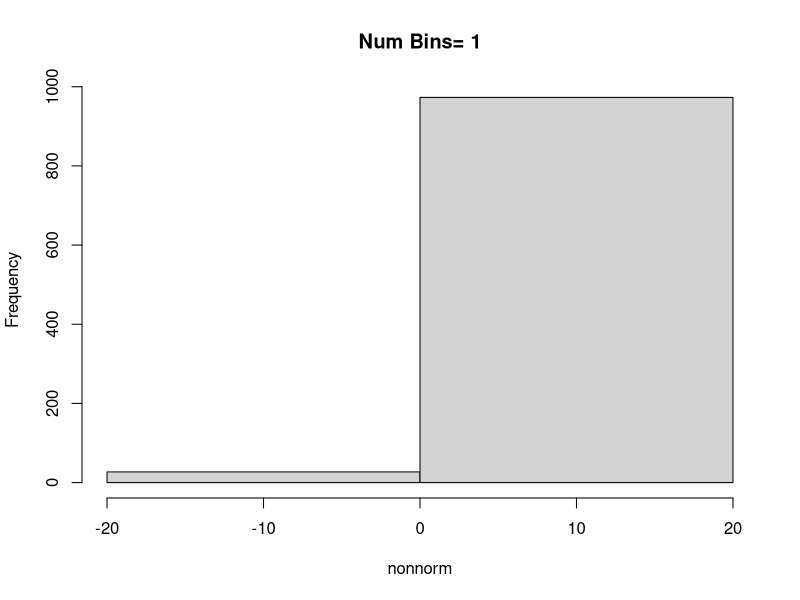
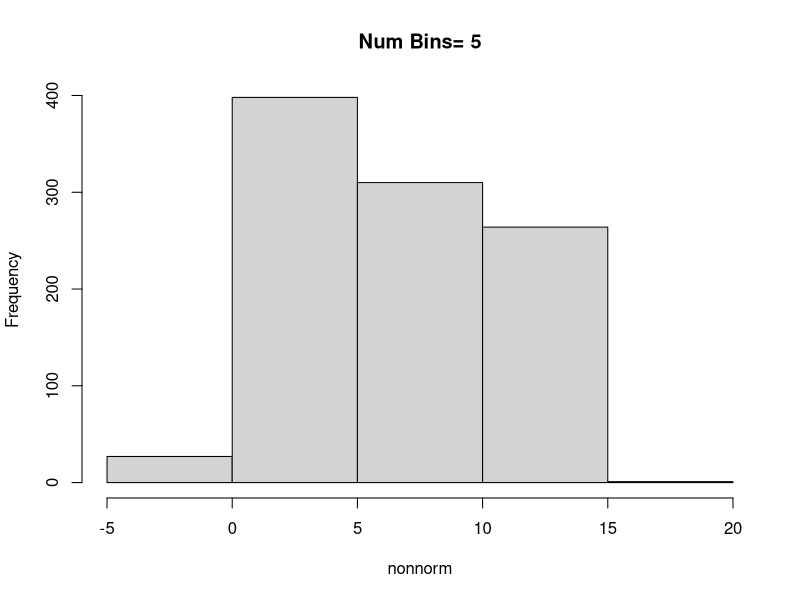
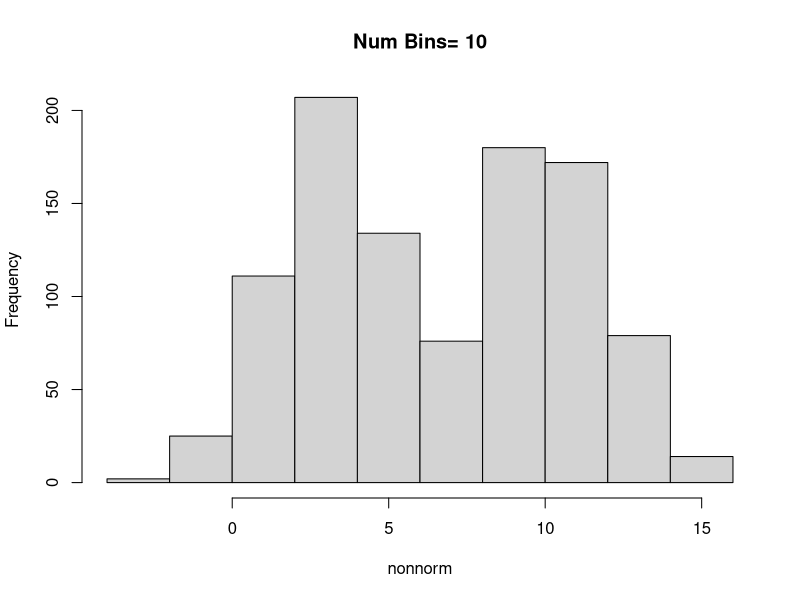
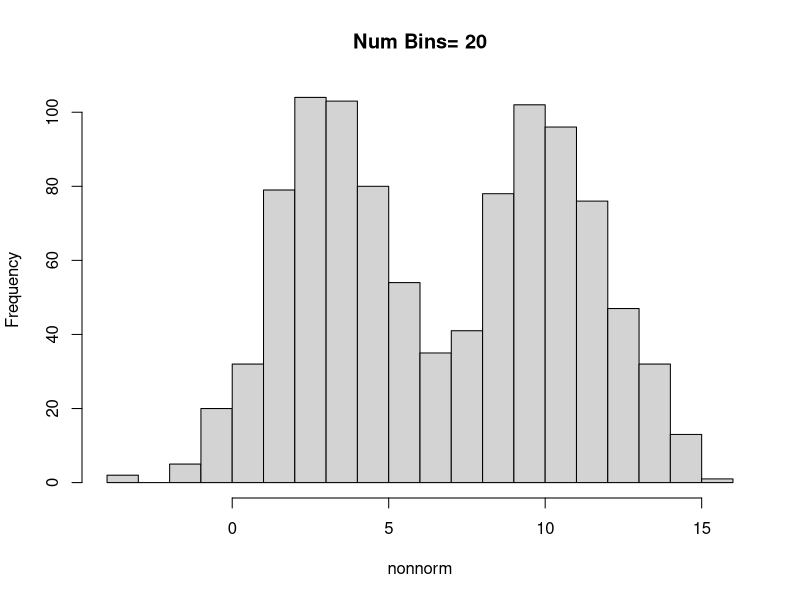
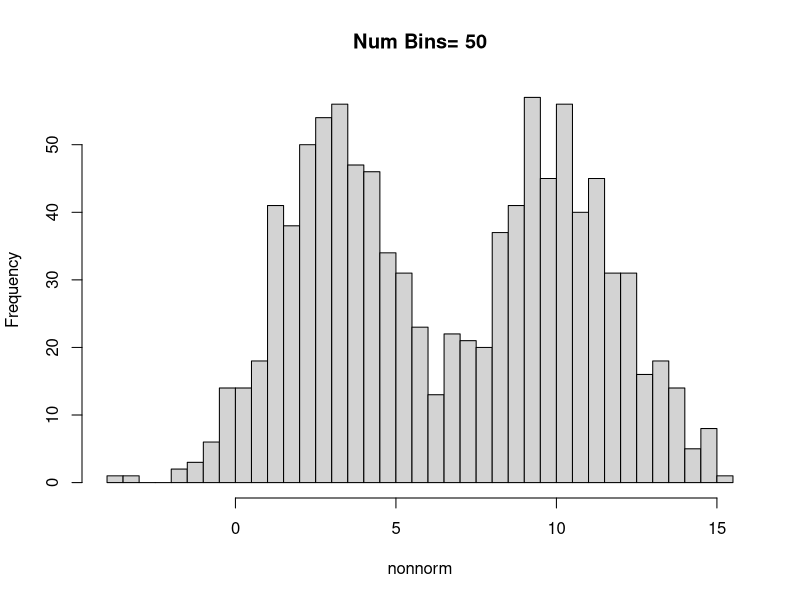
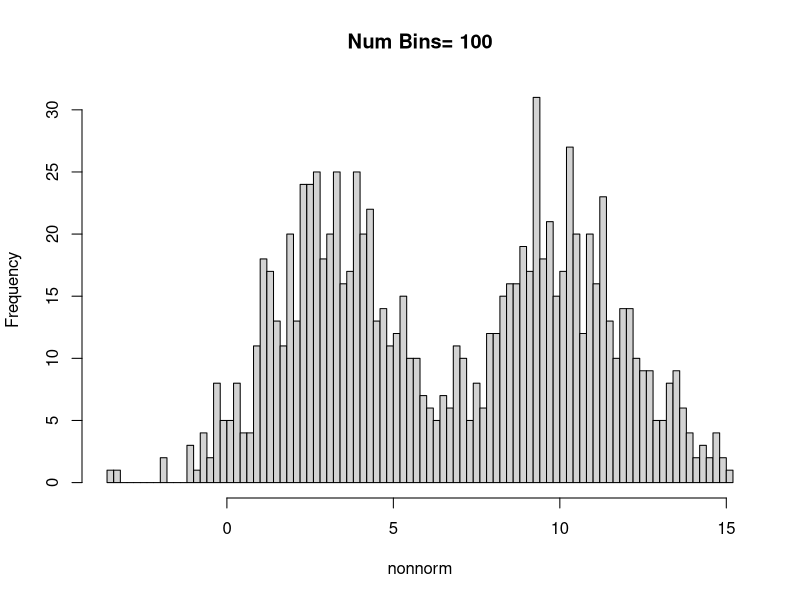
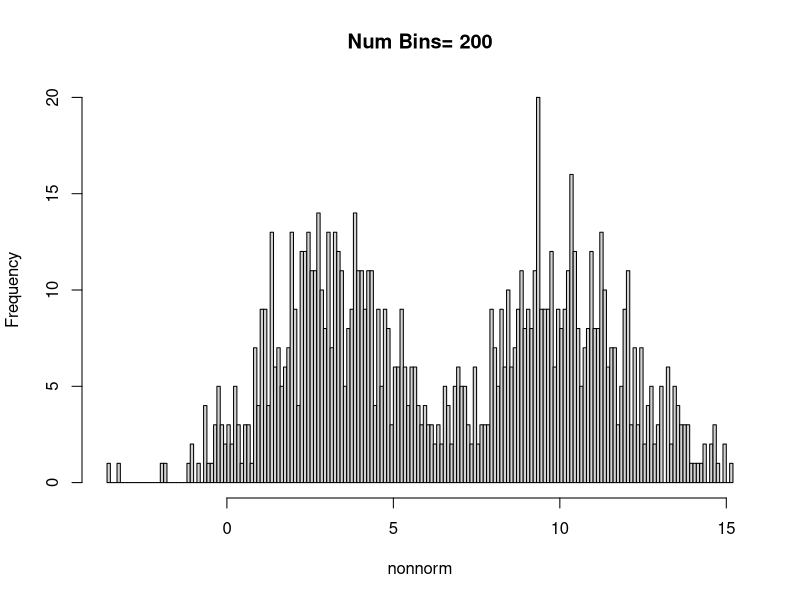
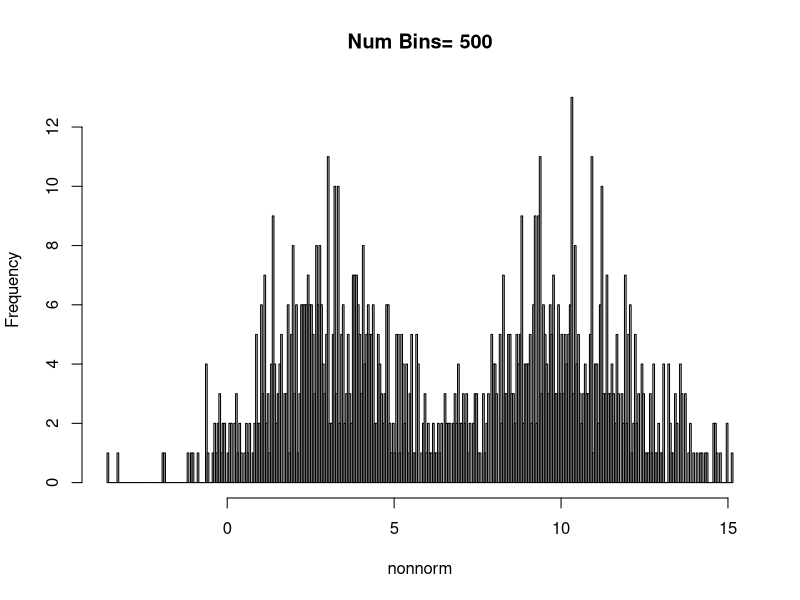

The R script that drew these images, in order:
# generate data
norm1 <- rnorm(500, 10, 2)
norm2 <- rnorm(500, 3, 2)
nonnorm <- c(norm1, norm2)


# estimate density with histogram using different bin sizes
for (i in c(1,5, 10, 20, 50, 100, 200, 500)){
  hist(nonnorm, breaks = i, main = paste('Num Bins=', i))
}
h.opt <- 3.5*1000^(-1/3)
range <- max(nonnorm) - min(nonnorm)
num.bins <- round(range/h.opt)
hist(nonnorm, breaks = num.bins, main = paste('Num Bins=', num.bins))


# plot density
#plot(density(nonnorm, bw= NUM, kernel = c("gaussian", "epanechnikov", "rectangular",
#                                        "triangular", "biweight",
#                                        "cosine", "optcosine")))
#
plot(density(nonnorm))
for(b in c(.1, .5, 1, 5, 10)){
  plot(density(nonnorm, bw = b, kernel = 'gaussian'), main=paste(paste('bandwidth=',b),'\nKernel= gaussian'))
}

for(b in c(.1, .5, 1, 5, 10)){
  plot(density(nonnorm, bw = b, kernel = 'triangular'), main=paste(paste('bandwidth=',b),'\nKernel= triangular'))
}

for(b in c(.1, .5, 1, 5, 10)){
  plot(density(nonnorm, bw = b, kernel = 'epanechnikov'), main=paste(paste('bandwidth=',b),'\nKernel= epanechnikov'))
}

for(b in c(.1, .5, 1, 5, 10)){
  plot(density(nonnorm, bw = b, kernel = 'rectangular'), main=paste(paste('bandwidth=',b),'\nKernel= rectangular'))
}
# using optimal bandwidth from book
s <- summary(nonnorm)
iqr <- as.numeric(s[5] - s[2])
use <- min(c(iqr/1.34, sd(nonnorm)))
h.rot <- 1.06*use*(1000^(-1/5))
plot(density(nonnorm, bw = h.rot, kernel = 'gaussian'), main=paste(paste('bandwidth=',h.rot),'\nKernel= gaussian'))
plot(density(nonnorm, bw = h.rot, kernel = 'triangular'), main=paste(paste('bandwidth=',h.rot),'\nKernel= triangular'))
plot(density(nonnorm, bw = h.rot, kernel = 'epanechnikov'), main=paste(paste('bandwidth=',h.rot),'\nKernel= epanechnikov'))
plot(density(nonnorm, bw = h.rot, kernel = 'rectangular'), main=paste(paste('bandwidth=',h.rot),'\nKernel= rectangular'))
plot(density(nonnorm))

